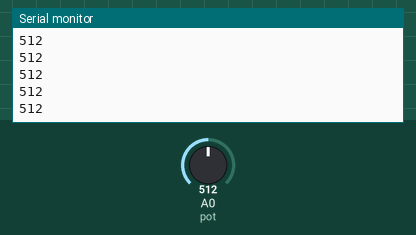
Bench run of a sketch on a simulated Arduino Uno, built with avr-gcc and run on an emulated ATmega328P. On the bench: the last lines printed to the serial monitor. Inputs (shaded band) come from the test bench; at power-on: A0 (pot) = 512.

Above: at 1.2 s.
1.3 s: A0 (pot) set to 716
At 2.3 s:
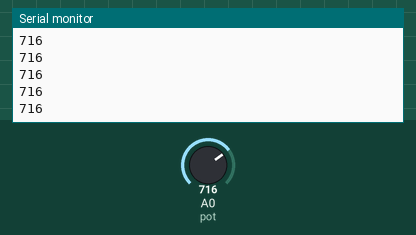
2.8 s: A0 (pot) set to 900
At 3.7 s:
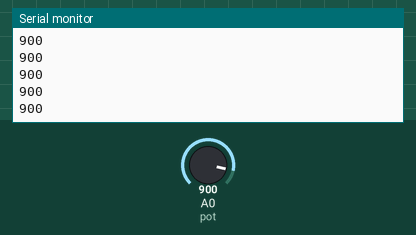
Timing chart, 0 to 5.8 s (numbered marks = the images above; inputs shaded):
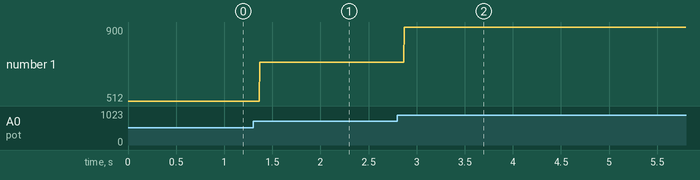

The sketch:

TASCA1.ino
```cpp
#define pot A0  // Sasigna la variable corresponent al pin de la placa
int p;          // Definicio duna variable entera per visualitzar el valor de lectura

void setup() {
  Serial.begin (9600);   // Obre un port serial i estableix la data rate a 9600 bits per segon bps
}


void loop() {
  p=analogRead(pot); //Llegeix la tensio al pin A0 i es guarda a la variable entera p
  Serial.println(p); // Simprimeix al monitor serie el valor de la variable entera p
}
```

Measured:
- after the input at 1.3 s, the serial monitor: prints a new line after 0.07 s (image 1)
- after the input at 2.8 s, the serial monitor: prints a new line after 0.07 s (image 2)
- plotted number 1: 512 → 716 after the input at 1.3 s, 716 → 900 after the input at 2.8 s
